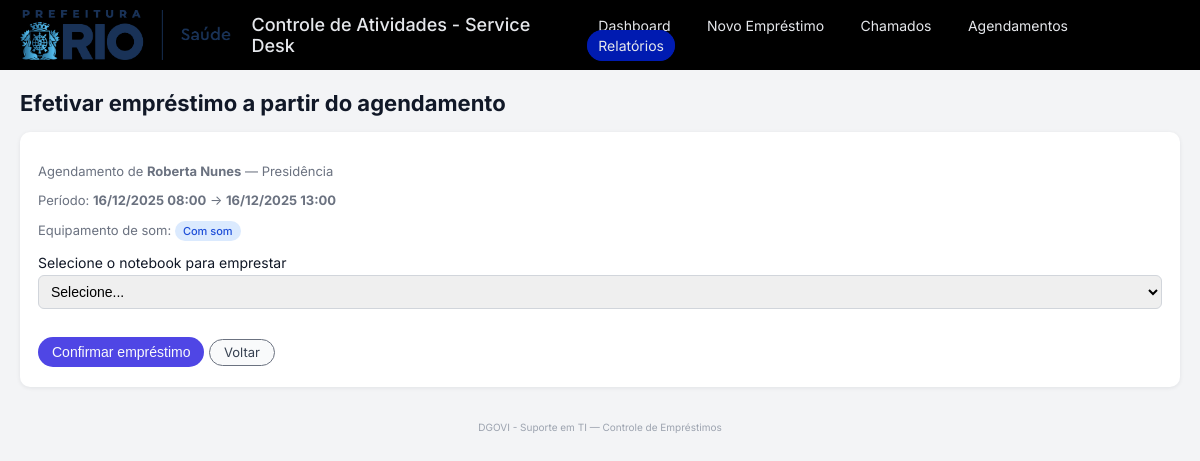
Before: /agendamentos/emprestar/3 with the older database file.
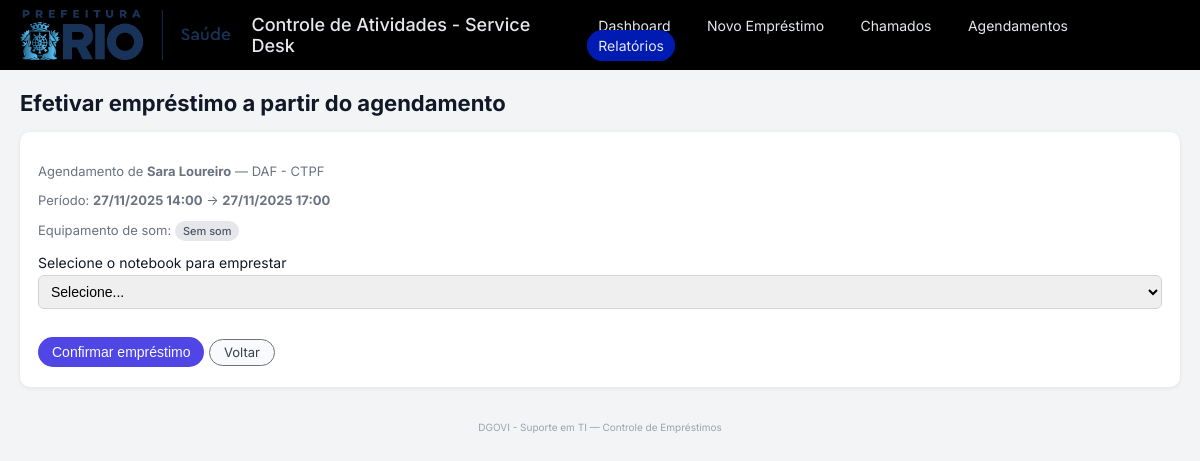
After: the same page with the newer database file.
### tables this page shows
CREATE TABLE schedules (
            id INTEGER PRIMARY KEY AUTOINCREMENT,
            notebook_id INTEGER NOT NULL,
            colaborador_nome TEXT NOT NULL,
            colaborador_setor TEXT,
            data_inicio TEXT NOT NULL,
            data_fim TEXT NOT NULL,
            inclui_som INTEGER NOT NULL DEFAULT 0,
            status TEXT NOT NULL DEFAULT 'agendado',
            FOREIGN KEY (notebook_id) REFERENCES notebooks (id)
        );

### app.py (the view, shortened to what this page needs)
@app.route("/agendamentos/emprestar/<int:schedule_id>", methods=["GET", "POST"])
def emprestar_agendamento(schedule_id):
    conn = get_connection()
    cur = conn.cursor()
    cur.execute(
        """
        SELECT
            id,
            notebook_id,
            colaborador_nome,
            colaborador_setor,
            data_inicio,
            data_fim,
            inclui_som,
            status
        FROM schedules
        WHERE id = ?
        """,
        (schedule_id,),
    )
    sched = cur.fetchone()
    if sched is None or sched["status"] != "agendado":
        conn.close()
        flash("Agendamento não encontrado ou já utilizado/cancelado.", "error")
        return redirect(url_for("agendamentos"))
    dt_i = datetime.strptime(sched["data_inicio"], "%Y-%m-%d %H:%M:%S")
    dt_f = datetime.strptime(sched["data_fim"], "%Y-%m-%d %H:%M:%S")
    agendamento = dict(sched)
    agendamento["data_inicio_br"] = dt_i.strftime("%d/%m/%Y %H:%M")
    agendamento["data_fim_br"] = dt_f.strftime("%d/%m/%Y %H:%M")
    cur.execute(
        "SELECT id, serial, modelo FROM notebooks WHERE status = 'ativo' ORDER BY serial"
    )
    notebooks = cur.fetchall()
    notebooks_disponiveis = []
    for nb in notebooks:
        cur.execute(
            "SELECT COUNT(*) AS total FROM loans WHERE notebook_id = ? AND status = 'emprestado'",
            (nb["id"],),
        )
        em_uso = cur.fetchone()["total"]
        if em_uso > 0:
            continue
        cur.execute(
            """
            SELECT COUNT(*) AS total
            FROM schedules
            WHERE notebook_id = ?
              AND status IN ('agendado', 'em_uso')
              AND id <> ?
              AND NOT (data_fim <= ? OR data_inicio >= ?)
            """,
            (
                nb["id"],
                schedule_id,
                sched["data_inicio"],
                sched["data_fim"],
            ),
        )
        conflito = cur.fetchone()["total"]
        if conflito > 0:
            continue
        notebooks_disponiveis.append(nb)
    conn.close()
    if not notebooks_disponiveis:
        flash("Nenhum notebook disponível para esse intervalo no momento.", "error")
        return redirect(url_for("agendamentos"))
    return render_template(
        "efetivar_agendamento.html",
        agendamento=agendamento,
        notebooks_disponiveis=notebooks_disponiveis,
    )

### app.py (called while the page is built)
def get_connection():
    conn = sqlite3.connect(APP_DB)
    conn.row_factory = sqlite3.Row
    return conn

### templates/efetivar_agendamento.html (shortened to what this page needs)
{% extends "base.html" %}
{% block content %}
<h2>Efetivar empréstimo a partir do agendamento</h2>
<div class="form-card">
  <div class="form-header">
    <p>
      Agendamento de
      <strong>{{ agendamento.colaborador_nome }}</strong>
      {% if agendamento.colaborador_setor %}
        — {{ agendamento.colaborador_setor }}
      {% endif %}
    </p>
    <p>
      Período:
      <strong>{{ agendamento.data_inicio_br }}</strong>
      &rarr;
      <strong>{{ agendamento.data_fim_br }}</strong>
    </p>
    <p>
      Equipamento de som:
      {% if agendamento.inclui_som %}
        <span class="badge-som">Com som</span>
      {% else %}
        <span class="badge-som badge-som-off">Sem som</span>
      {% endif %}
    </p>
  </div>
  <form method="post">
    <label for="notebook_id">Selecione o notebook para emprestar</label>
    <select id="notebook_id" name="notebook_id" required>
      <option value="">Selecione...</option>
    </select>
    <div style="margin-top: 12px;">
      <button type="submit" class="btn-primary">Confirmar empréstimo</button>
      <a href="{{ url_for('agendamentos') }}" class="btn-secondary">Voltar</a>
    </div>
  </form>
</div>
{% endblock %}

Changed rows visible on the page:
changed schedules: colaborador_nome "Roberta Nunes" → "Sara Loureiro"; colaborador_setor "Presidência" → "DAF - CTPF"; inclui_som 1 → 0 (drawn)
Other visible differences:
{{ agendamento.data_inicio_br }}: "16/12/2025 08:00" → "27/11/2025 14:00"
{{ agendamento.data_fim_br }}: "16/12/2025 13:00" → "27/11/2025 17:00"
text no longer shown: "Com som"
text now shown: "Sem som"
